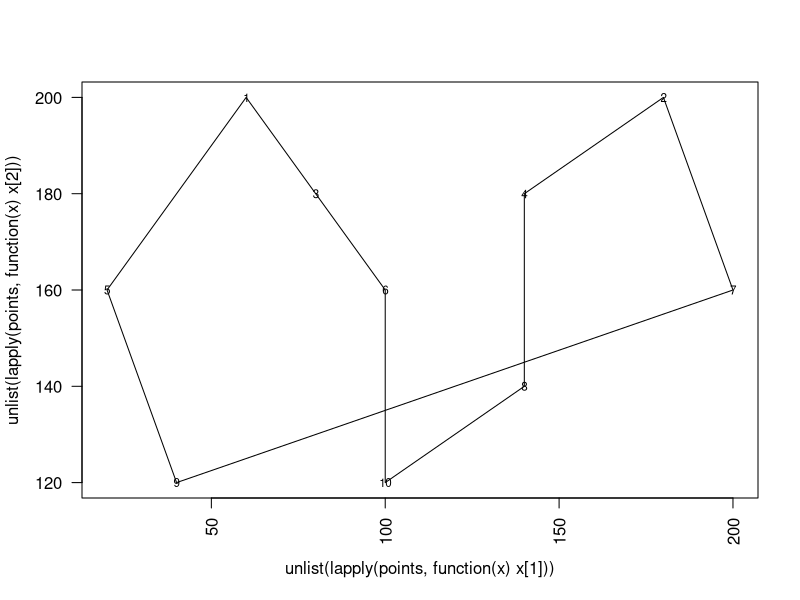

This figure's R source:
# Define all the points
points <- list(c(60, 200), c(180, 200), c(80, 180), c(140, 180), c(20, 160), c(100, 160), c(200, 160), c(140, 140), c(40, 120), c(100, 120))

# Calculate the distances between all points
distances <- matrix(nrow = length(points), ncol = length(points))
for (i in 1:length(points)) {
    for (j in 1:length(points)) {
        distances[i, j] <- sqrt(sum((points[[i]] - points[[j]])^2))
    }
}

# Use the Nearest Neighbor Algorithm to find the Hamiltonian circuit
tour <- c(1)
while (length(tour) < length(points)) {
    last_point <- tour[length(tour)]
    distances[last_point, tour] <- Inf
    next_point <- which.min(distances[last_point, ])
    tour <- c(tour, next_point)
}
tour <- c(tour, 1)

# Calculate the total distance of the circuit
total_distance <- sum(distances[tour[-length(tour)], tour[-1]])

# Output the results
print(paste("The tour is:", paste(tour, collapse = " -> ")))
print(paste("The total distance is:", total_distance))

dir.create("Q4", showWarnings = FALSE)

# Create a PNG graphics device
png("Q3/output.png")

# Visualize the Hamiltonian circuit
plot(unlist(lapply(points, function(x) x[1])), unlist(lapply(points, function(x) x[2])), type = "n", las = 2)
text(unlist(lapply(points, function(x) x[1])), unlist(lapply(points, function(x) x[2])), labels = 1:length(points), cex = 0.7)
lines(unlist(lapply(points[tour], function(x) x[1])), unlist(lapply(points[tour], function(x) x[2])))

# Close the graphics device and save the image
dev.off()